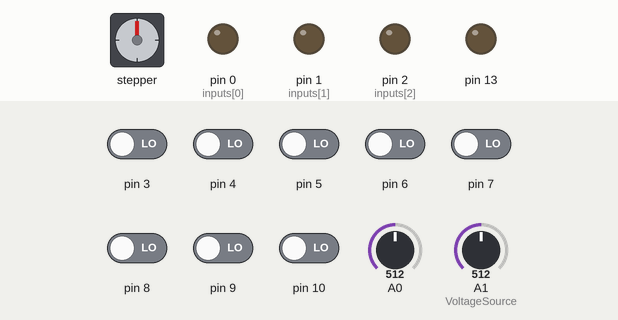
Simulated run of this sketch. Board: Arduino Uno, built with avr-gcc and run on an emulated ATmega328P. Parts: stepper motor, output pins drawn as LEDs (lit = HIGH). The test bench sets the inputs (shaded band); at power-on: pin 3–10 LOW, A1 (VoltageSource) = 512, A0 = 512. Stepper angles assume 40 steps per turn.

Above: at 1.2 s.
1.3 s: pin 4 driven HIGH
At 3.2 s:
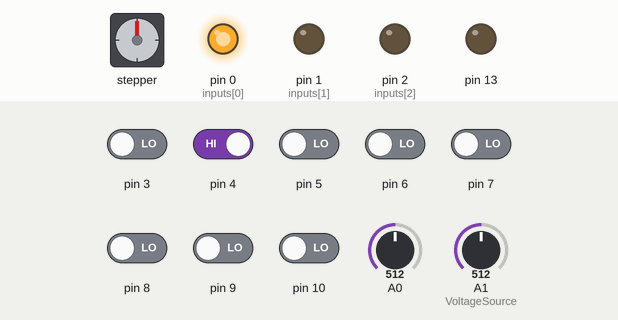
4.0 s: pin 3 driven HIGH
At 6.5 s:
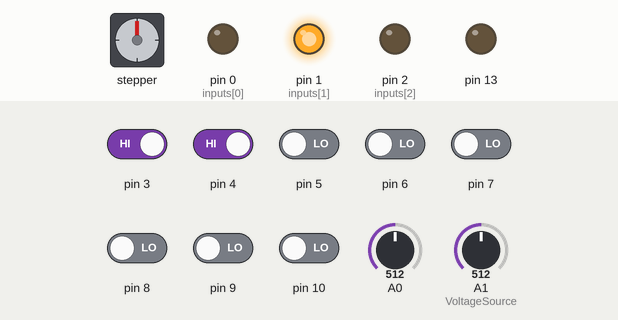
7.0 s: A1 (VoltageSource) set to 607
10.0 s: A1 (VoltageSource) set to 628
At 12.5 s:
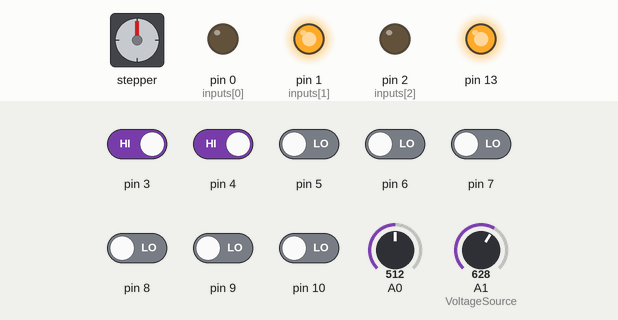
13.0 s: A1 (VoltageSource) set to 511
At 13.45 s:
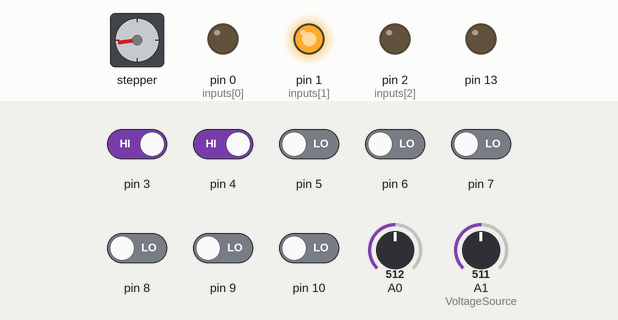
15.7 s: pin 4 driven LOW
At 16.35 s:
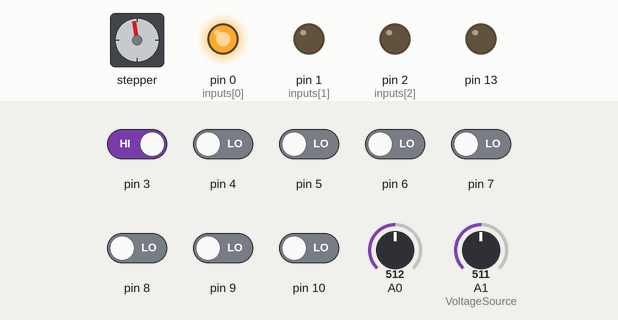
Timing chart, 0 to 18.9 s (numbered marks = the images above; inputs shaded):
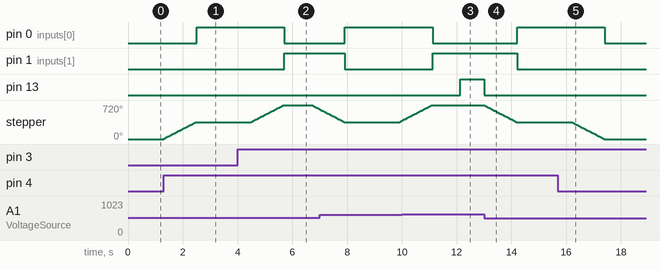

The sketch:

Task3.ino
```cpp
#include<Keypad.h>
#include<Stepper.h>
// vars
#define  MotorA 11
#define  MotorB 12
#define VoltageSource  A1
const int stepsPerRevolution = 40;
int CurrentFloor = 0 ;
int inputs[3] = {0,1,2}; // A,B,C
int UPorDown = 1  ;
int MovingWay=100 ;
byte BCD[16][4] ={{0,0,0,0},{1,0,0,0},{0,1,0,0},{1,1,0,0},{0,0,1,0},{1,0,1,0},{0,1,1,0},{1,1,1,0},{0,0,0,1}}; //BCD code
byte keypad[8]={5,161,143,126,84,69,54,18};
byte val=0;
bool FloorNumBtn[8]={0,0,0,0,0,0,0,0};
float Voltage = 0 ;
const float reference = 5.0 ;
Stepper myStepper(stepsPerRevolution, MotorA,MotorB);

//setup function
void setup(){
  myStepper.setSpeed(50);
  for(int a = 0; a < 3; a++){
  pinMode(inputs[a], OUTPUT);}
  for(int i = 3 ; i<11;i++)
  {
    pinMode(i,INPUT);
  };
  pinMode(13,OUTPUT);
}
/////////////////////////////////
void MoveMotor(int UPorDown){
  if(UPorDown==-1)
  {
  myStepper.step(-stepsPerRevolution);
  }
else {
  myStepper.step(stepsPerRevolution);
     }
}

void Reading (){
        for (int i = 0 ; i < 8 ; i++){
          int reading = digitalRead(i+3);
          if(reading==1)
            FloorNumBtn[i]=1;
          }
           val = analogRead(A0);
           for(byte i = 0 ; i < 8; i++)
          {
            if(val == keypad[i])
            {
             FloorNumBtn[i]=1;
            }
          }
}

//////////////////////////////////
void loop(){
  MovingWay=100;
  for (byte i = 0  ; i< 8 ; i++)
  {
    if(FloorNumBtn[i]==true)
    {
      if(abs(CurrentFloor-i)<MovingWay&&CurrentFloor-i!=0)
         MovingWay=abs(CurrentFloor-i);
         if(CurrentFloor-i>0)
           UPorDown=-1 ; // down
         else
           UPorDown=1 ; // up
     }
   }
    if(MovingWay==0)
      MovingWay=100;
    if(MovingWay<8){
      for(byte i = 0 ; i<MovingWay;i++){
        MoveMotor(UPorDown);
        Reading();
        if(UPorDown==-1)
          CurrentFloor-=1;
        else
          CurrentFloor+=1;
        for (int i = 0 ; i<3 ;i++){
       digitalWrite(inputs[i], BCD[CurrentFloor][i]);
        }
        if(FloorNumBtn[CurrentFloor]==1)
          {
            delay(1000);
           FloorNumBtn[CurrentFloor]=0;
          }
      }
       FloorNumBtn[CurrentFloor]=0;
       delay(1000);
    }
  Reading();
  for (int i = 0 ; i<3 ;i++){
       digitalWrite(inputs[i], BCD[CurrentFloor][i]);
    }

  int value = analogRead(VoltageSource);
  Voltage= (value/1023.0)*reference ;
  if(Voltage>=3){
    digitalWrite(13,HIGH);
    while(Voltage>=3){
      value = analogRead(VoltageSource);
      Voltage= (value/1023.0)*reference ;
      Reading();
     }
     digitalWrite(13,LOW);
    }
}
```

Measured:
- the behaviour switches between 613 and 614 on A1 (VoltageSource) (found by bisection; images 2 and 3)
- after the input at 1.3 s, pin 0 (inputs[0]): LOW → HIGH after 1.2 s; stepper: turns 360° clockwise in 1.2 s, starting at once
- after the input at 4.0 s, pin 0 (inputs[0]): HIGH → LOW after 1.7 s; pin 1 (inputs[1]): LOW → HIGH after 1.7 s; stepper: turns 360° clockwise in 1.2 s, then 90° counter-clockwise in 0.27 s
- after the input at 10.0 s, pin 13: LOW → HIGH after 2.1 s; stepper: goes on until 11.1 s, then stays 720°
- after the input at 13.0 s, pin 0 (inputs[0]): LOW → HIGH after 1.2 s; pin 1 (inputs[1]): HIGH → LOW after 1.2 s; pin 13: HIGH → LOW at once; stepper: turns 360° counter-clockwise in 1.2 s, starting at once
- after the input at 15.7 s, pin 1 (inputs[1]): stays LOW (without the input it goes to HIGH after 1.7 s)
